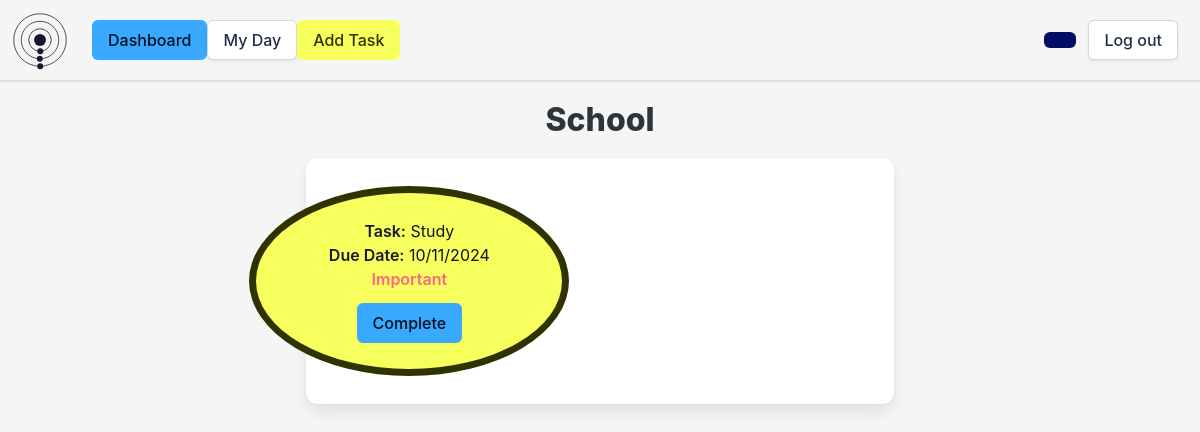
Page /group/a00bbab6-bdfa-46a1-a83b-134617ef95d5 on the earlier database version.
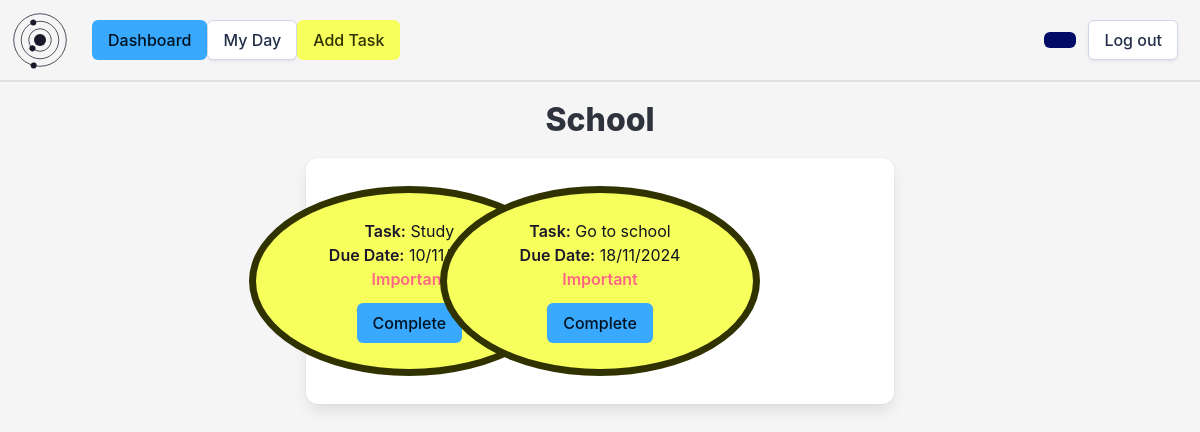
Same page on the later database version.
### setup_db.py (models this page shows)
class Group(Base):
    __tablename__ = 'groups'
    group_id = Column(String, primary_key=True, nullable=False)
    group_name = Column(String, nullable=False, unique=True)
    user_id = Column(String, ForeignKey('userdetails.id'), nullable=False)
    user = relationship('User', back_populates='groups')
    tasks = relationship('Task', back_populates='groups')

class Task(Base):
    __tablename__ = 'tasks'
    task_id = Column(String, primary_key=True)
    name = Column(String, nullable=False)
    details = Column(String)
    important = Column(Boolean, nullable=False)
    due_date = Column(DateTime, nullable=False)
    completed = Column(Boolean, nullable=False)
    user_id = Column(String, ForeignKey('userdetails.id'), nullable=False)
    group_id = Column(String, ForeignKey('groups.group_id'), nullable=False)
    user = relationship('User', back_populates='tasks')
    groups = relationship('Group', back_populates='tasks')

### app.py (the view)
@app.route('/group/<group_id>')
def viewGroup(group_id):
    group = session.query(Group).filter(Group.group_id == group_id).first()
    tasks = session.query(Task).filter(Task.group_id == group_id).order_by(Task.due_date).all()
    return render_template('group.html', group=group, tasks=tasks)

### templates/group.html (shortened to what this page needs)
{% extends 'base_loggedin.html' %}
{% block heading %}{{ group.group_name }}{% endblock %}
{% block content %}
    <div class="columns is-centered">
        <div class="column is-half">
            <div class="box">
                <div class="columns is-multiline">
                    {% for task in tasks %}
                        {% if task.group_id == group.group_id %}
                            <div class="column is-one-third">
                                <div class="task-circle">
                                    <article class="media">
                                        <div class="media-content">
                                            <div class="content">
                                                <p>
                                                    <strong class="circle-header">Task:</strong> {{ task.name }}<br>
                                                    {% if not task.completed %}
                                                        <strong class="circle-header">Due Date:</strong> {{ task.due_date.strftime('%d/%m/%Y') }}<br>
                                                        {% if task.important %}
                                                            <strong class="has-text-danger circle-header">Important</strong><br>
                                                        {% endif %}
                                                    {% else %}
                                                        <strong class="has-text-success">Task Complete</strong>
                                                    {% endif %}
                                                </p>
                                            </div>
                                            {% if not task.completed %}
                                                <form action="/complete" method="POST">
                                                    <input type="submit" value="Complete" class="button is-primary">
                                                </form>
                                            {% endif %}
                                        </div>
                                    </article>
                                </div>
                            </div>
                        {% endif %}
                    {% endfor %}
            </div>
        </div>
    </div>
{% endblock %}

### templates/base_loggedin.html (shortened to what this page needs)
<!DOCTYPE html>
<html>
    <head>
        <link rel="stylesheet" href= "{{ url_for('static',filename='styles/styles.css') }}">
    </head>
    <body>
        <header>
            <nav class="navbar" role="navigation" aria-label="main navigation">
                <div class="navbar-brand">
                </div>
                <div class="navbar-menu">
                    <div class="navbar-item">
                        <div class="buttons">
                            <div class="navbar-start">
                                <a class="button is-primary" href="/dashboard">
                                    Dashboard
                                </a>
                                <a class="button" href="">
                                    My Day
                                </a>
                                <a class="button is-info" href="/addtask">
                                    Add Task
                                </a>
                            </div>
                        </div>
                    </div>
                <div class="navbar-end">
                    <div class="navbar-item">
                        <div class="buttons">
                            <a class="button is-link" href="">
                            </a>
                            <a class="button" href="/">
                                Log out
                            </a>
                        </div>
                    </div>
                </div>
                </div>
            </nav>
        </header>
        <section class="hero">
            <div class="hero-body">
                <h1 class="title has-text-centered">
                    {% block heading %}{% endblock %}
                </h1>
        </section>
        <div class='content'>
            {% block content %}{% endblock %}
        </div>
    </body>
</html>

### static/styles/styles.css (style rules this page uses)
:root { --bulma-primary-h: 206deg; --bulma-primary-l: 61%; --bulma-link-l: 20%; --bulma-info-h: 63deg; --bulma-info-l: 68%; --bulma-scheme-s: 36%; --bulma-body-background-color: light-dark(#f5f5f5, #0f141f); color-scheme: light dark; --accent-color: light-dark(#1c182c, #e0e0e0); --accent-color-invert: light-dark(#e0e0e0, #1c182c); }
header { padding:10px; border-bottom: var(--accent-color-invert) solid 2px; }
.navbar { background-color: var(--bulma-body-background-color); }
#logo-svg { padding-right: 10px; }
.hero-body { padding: 20px; }
.hero { margin-left: 20px; margin-right: 20px; border-radius: 20px; }
.task-circle { position: relative; margin: .5em; border: var(--bulma-info-dark) solid 7px; border-radius: 50%; width: 320px; text-align: center; align-content: center; justify-self: center; overflow: hidden; height: 190px; background-color: var(--bulma-info); color:#0f141f; }
.circle-header { color: #1c182c; }

Differences in the rows shown:
added Task: name "Go to school", due_date "18/11/2024", important "Important"
